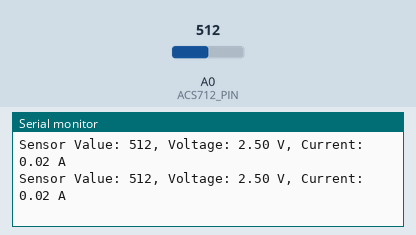
Simulated run of this sketch. Board: Arduino Uno, built with avr-gcc and run on an emulated ATmega328P. On the bench: the last lines printed to the serial monitor. Inputs (shaded band) come from the test bench; at power-on: A0 (ACS712_PIN) = 512.

Above: at 1.8 s.
1.9 s: A0 (ACS712_PIN) set to 716
At 2.4 s:
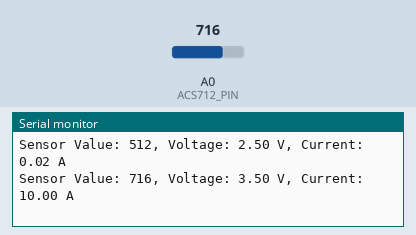
3.4 s: A0 (ACS712_PIN) set to 900
At 4.8 s:
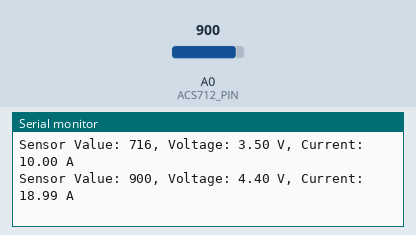
Timing chart, 0 to 6.4 s (numbered marks = the images above; inputs shaded):
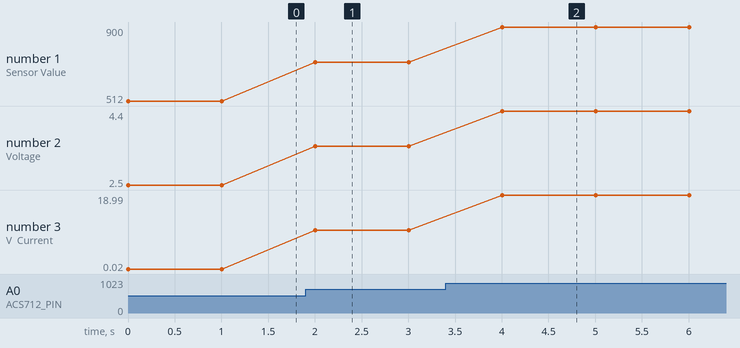

The sketch:

DHT22_sensor_check.ino
```cpp
#define ACS712_PIN A0

void setup() {
  Serial.begin(9600);
}

void loop() {
  int sensorValue = analogRead(ACS712_PIN);

  // Assuming 5V reference voltage for Arduino
  float voltage = sensorValue * (5.0 / 1023.0);

  // ACS712 sensitivity is 100mV/A for ACS712-05B, adjust if you have a different model
  float current = (voltage - 2.5) / 0.1;

  Serial.print("Sensor Value: ");
  Serial.print(sensorValue);
  Serial.print(", Voltage: ");
  Serial.print(voltage);
  Serial.print(" V, Current: ");
  Serial.print(current);
  Serial.println(" A");

  delay(1000);
}
```

Measured:
- after the input at 1.9 s, the serial monitor: prints a new line after 0.10 s (image 1)
- after the input at 3.4 s, the serial monitor: prints a new line after 0.61 s (image 2)
- plotted number 1: 512 → 716 after the input at 1.9 s, 716 → 900 after the input at 3.4 s
- plotted number 2: 2.5 → 3.5 after the input at 1.9 s, 3.5 → 4.4 after the input at 3.4 s
- plotted number 3: 0.02 → 10 after the input at 1.9 s, 10 → 18.99 after the input at 3.4 s
